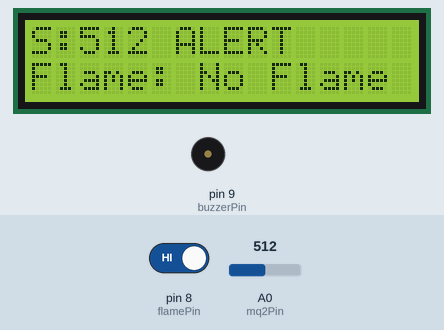
This sketch was run on a simulated Arduino Uno, built with avr-gcc and run on an emulated ATmega328P. Parts: 16×2 character LCD, buzzer (waves = sounding, pin HIGH). Inputs (shaded band) come from the test bench; at power-on: A0 (mq2Pin) = 512, pin 8 (flamePin) HIGH. What the sketch prints to the serial monitor is not drawn.

Above: at 4.02 s.
4.4 s: A0 (mq2Pin) set to 486
At 5.4 s:
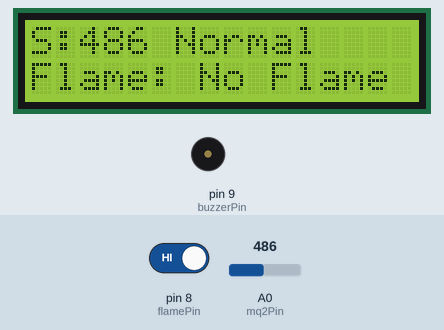
6.2 s: pin 8 (flamePin) driven LOW
At 6.39 s:
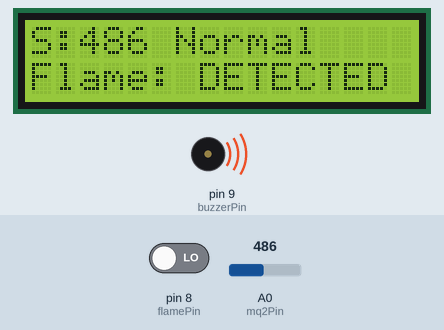
8.5 s: A0 (mq2Pin) set to 510
At 9.03 s:
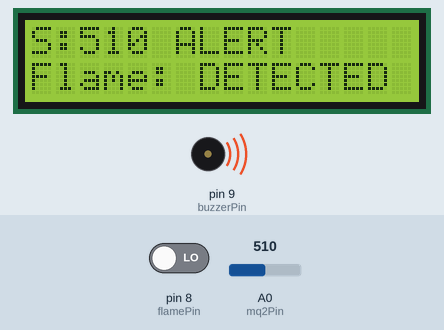
11.1 s: A0 (mq2Pin) set to 0
At 11.67 s:
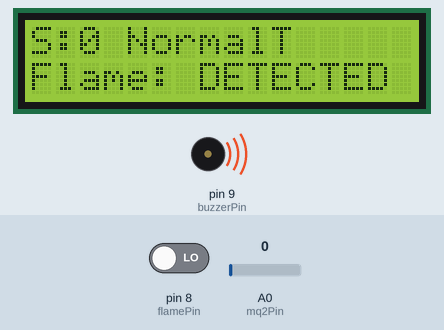
13.8 s: pin 8 (flamePin) driven HIGH
At 14.8 s:
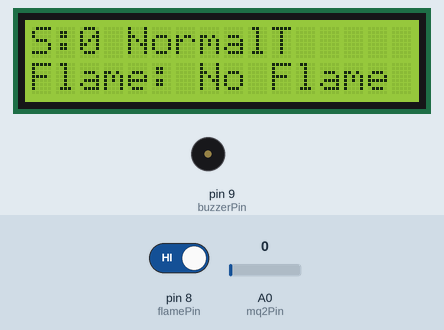
Timing chart, 0 to 16.7 s (numbered marks = the images above; inputs shaded):
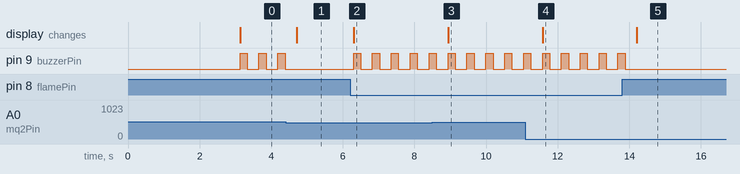

The sketch:

arduino_code.ino
```cpp
#include <Wire.h>
#include <LiquidCrystal_I2C.h>

const int mq2Pin = A0;    // MQ2 sensor analog pin
const int flamePin = 8;   // Flame sensor digital pin
const int buzzerPin = 9;  // Buzzer pin

// Thresholds
const int smokeThreshold = 500;
const int flameThreshold = LOW;

// Buzzer timing
const unsigned long beepDuration = 200;
const unsigned long pauseDuration = 300;

LiquidCrystal_I2C lcd(0x27, 16, 2);

void setup() {
  Serial.begin(9600);
  pinMode(flamePin, INPUT);
  pinMode(buzzerPin, OUTPUT);
  digitalWrite(buzzerPin, LOW);

  lcd.init();
  lcd.backlight();

  // Intro screen
  lcd.clear();
  lcd.setCursor(0, 0);
  lcd.print(" Fire And Smoke ");
  lcd.setCursor(0, 1);
  lcd.print(" Detection sys  ");
  delay(3000);

  lcd.clear();
}

void loop() {
  int smokeLevel = analogRead(mq2Pin);
  int flameState = digitalRead(flamePin);

  bool smokeDetected = smokeLevel > smokeThreshold;
  bool flameDetected = (flameState == flameThreshold);

  // Debug output
  Serial.print("Smoke Level: ");
  Serial.print(smokeLevel);
  Serial.print(" | Flame Sensor: ");
  Serial.println(flameDetected ? "Flame Detected" : "No Flame");

  // LCD display
  lcd.setCursor(0, 0);
  lcd.print("S:");
  lcd.print(smokeLevel);
  lcd.print(smokeDetected ? " ALERT " : " Normal");

  lcd.setCursor(0, 1);
  if (flameDetected) {
    lcd.print("Flame: DETECTED ");
  } else {
    lcd.print("Flame: No Flame ");
  }

  // Buzzer alert
  if (smokeDetected || flameDetected) {
    digitalWrite(buzzerPin, HIGH);
    delay(beepDuration);
    digitalWrite(buzzerPin, LOW);
    delay(pauseDuration);
  } else {
    digitalWrite(buzzerPin, LOW);
    delay(500);
  }
}
```

Measured:
- the behaviour switches between 501 and 500 on A0 (mq2Pin) (found by bisection; images 0 and 1)
- after the input at 4.4 s, pin 9 (buzzerPin): stops changing and stays LOW; the display: changes after 0.31 s (image 1)
- after the input at 6.2 s, pin 9 (buzzerPin): alternates HIGH for 0.20 s and LOW for 0.33 s, starting after 0.10 s; the display: changes after 0.10 s (image 2)
- after the input at 8.5 s, the display: changes after 0.44 s (image 3)
- after the input at 11.1 s, the display: changes after 0.48 s (image 4)
- after the input at 13.8 s, pin 9 (buzzerPin): goes on until 13.9 s, then stays LOW; the display: changes after 0.41 s (image 5)
- by itself, pin 9 (buzzerPin): alternates HIGH for 0.20 s and LOW for 0.33 s
